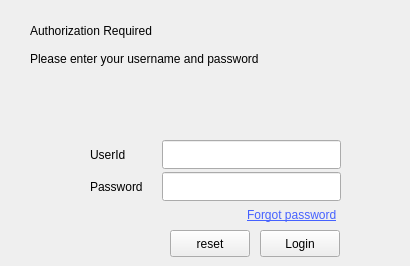
        <widget class="QWidget" name="tab_signin">
         <attribute name="title">
          <string>Sign In</string>
         </attribute>
         <widget class="QLabel" name="label_forgotpassword">
          <property name="geometry">
           <rect>
            <x>247</x>
            <y>207</y>
            <width>111</width>
            <height>16</height>
           </rect>
          </property>
          <property name="cursor">
           <cursorShape>PointingHandCursor</cursorShape>
          </property>
          <property name="mouseTracking">
           <bool>false</bool>
          </property>
          <property name="styleSheet">
           <string notr="true">text-decoration: underline;
font: 8pt &quot;Comic Sans MS&quot;;
color: rgb(69, 97, 255);</string>
          </property>
          <property name="text">
           <string>Forgot password</string>
          </property>
         </widget>
         <widget class="QWidget" name="layoutWidget">
          <property name="geometry">
           <rect>
            <x>30</x>
            <y>20</y>
            <width>331</width>
            <height>49</height>
           </rect>
          </property>
          <layout class="QVBoxLayout" name="verticalLayout_7">
           <item>
            <widget class="QLabel" name="label_authorization">
             <property name="styleSheet">
              <string notr="true">font: 12pt &quot;Comic Sans MS&quot;;
</string>
             </property>
             <property name="text">
              <string>Authorization Required</string>
             </property>
            </widget>
           </item>
           <item>
            <widget class="QLabel" name="label_enter">
             <property name="text">
              <string>Please enter your username and password</string>
             </property>
            </widget>
           </item>
          </layout>
         </widget>
         <widget class="QPushButton" name="pushButton_reset">
          <property name="geometry">
           <rect>
            <x>170</x>
            <y>230</y>
            <width>80</width>
            <height>27</height>
           </rect>
          </property>
          <property name="focusPolicy">
           <enum>Qt::TabFocus</enum>
          </property>
          <property name="acceptDrops">
           <bool>false</bool>
          </property>
          <property name="text">
           <string>reset</string>
          </property>
         </widget>
         <widget class="QPushButton" name="pushButton_login">
          <property name="geometry">
           <rect>
            <x>260</x>
            <y>230</y>
            <width>80</width>
            <height>27</height>
           </rect>
          </property>
          <property name="focusPolicy">
           <enum>Qt::TabFocus</enum>
          </property>
          <property name="text">
           <string>Login</string>
          </property>
          <property name="autoDefault">
           <bool>false</bool>
          </property>
          <property name="default">
           <bool>false</bool>
          </property>
         </widget>
         <widget class="QWidget" name="layoutWidget">
          <property name="geometry">
           <rect>
            <x>90</x>
            <y>140</y>
            <width>251</width>
            <height>61</height>
           </rect>
          </property>
          <layout class="QGridLayout" name="gridLayout" rowstretch="0,0">
           <property name="horizontalSpacing">
            <number>9</number>
           </property>
           <property name="verticalSpacing">
            <number>3</number>
           </property>
           <item row="0" column="0">
            <widget class="QLabel" name="label_2">
             <property name="text">
              <string>UserId </string>
             </property>
            </widget>
           </item>
           <item row="0" column="1">
            <widget class="QLineEdit" name="lineEdit_userid">
             <property name="sizePolicy">
              <sizepolicy hsizetype="Expanding" vsizetype="Expanding">
               <horstretch>0</horstretch>
               <verstretch>0</verstretch>
              </sizepolicy>
             </property>
             <property name="maximumSize">
              <size>
               <width>180</width>
               <height>60</height>
              </size>
             </property>
             <property name="sizeIncrement">
              <size>
               <width>0</width>
               <height>0</height>
              </size>
             </property>
            </widget>
           </item>
           <item row="1" column="0">
            <widget class="QLabel" name="label_3">
             <property name="text">
              <string>Password   </string>
             </property>
            </widget>
           </item>
           <item row="1" column="1">
            <widget class="QLineEdit" name="lineEdit_password">
             <property name="enabled">
              <bool>true</bool>
             </property>
             <property name="sizePolicy">
              <sizepolicy hsizetype="Expanding" vsizetype="Expanding">
               <horstretch>0</horstretch>
               <verstretch>0</verstretch>
              </sizepolicy>
             </property>
             <property name="maximumSize">
              <size>
               <width>180</width>
               <height>60</height>
              </size>
             </property>
             <property name="sizeIncrement">
              <size>
               <width>0</width>
               <height>0</height>
              </size>
             </property>
             <property name="echoMode">
              <enum>QLineEdit::Password</enum>
             </property>
            </widget>
           </item>
          </layout>
         </widget>
         <widget class="QLabel" name="label_error">
          <property name="geometry">
           <rect>
            <x>50</x>
            <y>90</y>
            <width>351</width>
            <height>20</height>
           </rect>
          </property>
          <property name="text">
           <string/>
          </property>
         </widget>
        </widget>
